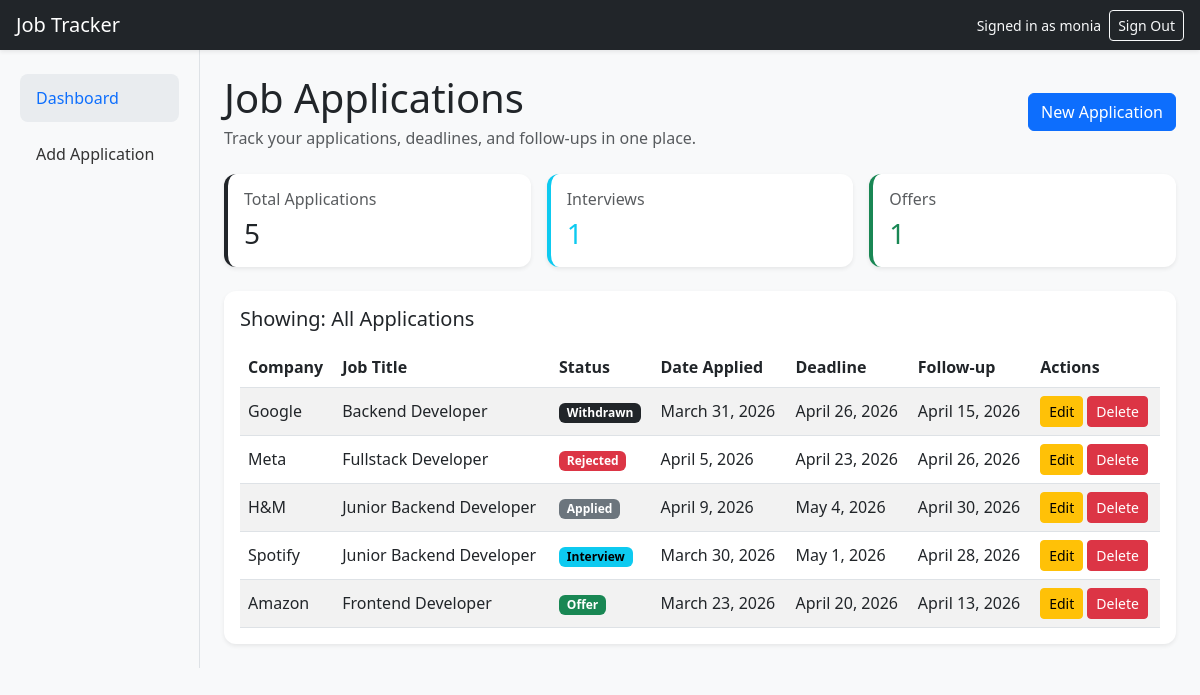
Page / (signed in) on the earlier database version.
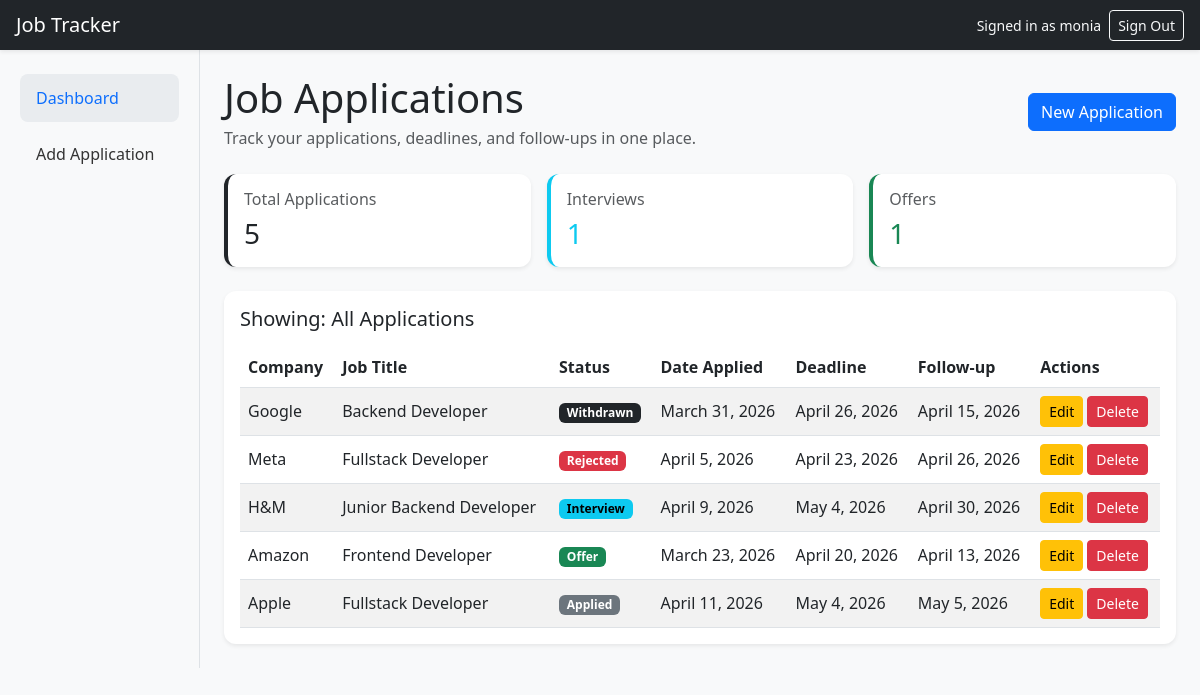
Same page on the later database version.
### tracker/models.py (models this page shows, shortened)
class JobApplication(models.Model):
    STATUS_CHOICES = [
        ("applied", "Applied"),
        ("interview", "Interview"),
        ("offer", "Offer"),
        ("rejected", "Rejected"),
        ("withdrawn", "Withdrawn"),
    ]
    user = models.ForeignKey(User, on_delete=models.CASCADE)
    company_name = models.CharField(max_length=100)
    job_title = models.CharField(max_length=100)
    status = models.CharField(
        max_length=20,
        choices=STATUS_CHOICES,
        default="applied",
    )
    date_applied = models.DateField()
    deadline = models.DateField(blank=True, null=True)
    follow_up_date = models.DateField(blank=True, null=True)
    contact_email = models.EmailField(blank=True)
    job_link = models.URLField(blank=True)
    notes = models.TextField(blank=True)

### tracker/views.py (the view)
# urls.py: path("", views.application_list, name="application_list"),
@login_required
def application_list(request):
    applications = JobApplication.objects.filter(user=request.user)
    status_filter = request.GET.get("status")
    if status_filter:
        applications = applications.filter(status=status_filter)
    stats = JobApplication.objects.filter(user=request.user).aggregate(
        total_applications=Count("id"),
        interview_count=Count("id", filter=Q(status="interview")),
        offer_count=Count("id", filter=Q(status="offer")),
    )
    return render(
        request,
        "tracker/application_list.html",
        {
            "applications": applications,
            "total_applications": stats["total_applications"],
            "interview_count": stats["interview_count"],
            "offer_count": stats["offer_count"],
            "status_filter": status_filter,
        },
    )

### tracker/templates/tracker/application_list.html
{% extends "tracker/base.html" %} {% block content %}
<div
  class="d-flex flex-column flex-sm-row justify-content-between align-items-start align-items-sm-center gap-3 mb-4"
>
  <div>
    <h1 class="mb-1">Job Applications</h1>
    <p class="text-muted mb-0">
      Track your applications, deadlines, and follow-ups in one place.
    </p>
  </div>
  <a href="{% url 'add_application' %}" class="btn btn-primary">
    New Application
  </a>
</div>
<div class="row g-3 mb-4">
  <div class="col-md-4">
    <a
      href="{% url 'application_list' %}"
      class="text-decoration-none text-dark"
    >
      <div
        class="card shadow-sm border-0 h-100 dashboard-card border-start border-4 border-dark"
      >
        <div class="card-body">
          <h6 class="text-muted mb-2">Total Applications</h6>
          <h3 class="mb-0 text-dark">{{ total_applications }}</h3>
        </div>
      </div>
    </a>
  </div>
  <div class="col-md-4">
    <a
      href="{% url 'application_list' %}?status=interview"
      class="text-decoration-none text-dark"
    >
      <div
        class="card shadow-sm border-0 h-100 dashboard-card border-start border-4 border-info"
      >
        <div class="card-body">
          <h6 class="text-muted mb-2">Interviews</h6>
          <h3 class="mb-0 text-info">{{ interview_count }}</h3>
        </div>
      </div>
    </a>
  </div>
  <div class="col-md-4">
    <a
      href="{% url 'application_list' %}?status=offer"
      class="text-decoration-none text-dark"
    >
      <div
        class="card shadow-sm border-0 h-100 dashboard-card border-start border-4 border-success"
      >
        <div class="card-body">
          <h6 class="text-muted mb-2">Offers</h6>
          <h3 class="mb-0 text-success">{{ offer_count }}</h3>
        </div>
      </div>
    </a>
  </div>
</div>
<div class="card shadow-sm border-0">
  <div class="card-body">
    {% if status_filter == "interview" %}
    <h5 class="mb-3">Showing: Interview Applications</h5>
    {% elif status_filter == "offer" %}
    <h5 class="mb-3">Showing: Offer Applications</h5>
    {% else %}
    <h5 class="mb-3">Showing: All Applications</h5>
    {% endif %} {% if applications %}
    <div class="table-responsive">
      <table class="table table-striped table-hover align-middle mb-0">
        <thead>
          <tr>
            <th>Company</th>
            <th>Job Title</th>
            <th>Status</th>
            <th>Date Applied</th>
            <th>Deadline</th>
            <th>Follow-up</th>
            <th>Actions</th>
          </tr>
        </thead>
        <tbody>
          {% for application in applications %}
          <tr>
            <td>{{ application.company_name }}</td>
            <td>{{ application.job_title }}</td>
            <td>
              {% if application.status == "applied" %}
              <span class="badge text-bg-secondary">Applied</span>
              {% elif application.status == "interview" %}
              <span class="badge text-bg-info">Interview</span>
              {% elif application.status == "offer" %}
              <span class="badge text-bg-success">Offer</span>
              {% elif application.status == "rejected" %}
              <span class="badge text-bg-danger">Rejected</span>
              {% else %}
              <span class="badge text-bg-dark">Withdrawn</span>
              {% endif %}
            </td>
            <td>{{ application.date_applied }}</td>
            <td>{{ application.deadline }}</td>
            <td>{{ application.follow_up_date }}</td>
            <td>
              <a
                href="{% url 'edit_application' application.pk %}"
                class="btn btn-sm btn-warning"
              >
                Edit
              </a>
              <a
                href="{% url 'delete_application' application.pk %}"
                class="btn btn-sm btn-danger"
              >
                Delete
              </a>
            </td>
          </tr>
          {% endfor %}
        </tbody>
      </table>
    </div>
    {% else %}
    <p class="mb-0">No job applications found for this filter.</p>
    {% endif %}
  </div>
</div>
{% endblock %}

### tracker/templates/tracker/base.html (shortened to what this page needs)
{% load static %}
<!doctype html>
<html lang="en">
  <head>
    <link
      href="https://cdn.jsdelivr.net/npm/bootstrap@5.3.0/dist/css/bootstrap.min.css"
      rel="stylesheet"
    />
    <link rel="stylesheet" href="{% static 'tracker/css/style.css' %}" />
  </head>
  <body>
    <nav class="navbar navbar-dark bg-dark px-3 shadow-sm">
      <span class="navbar-brand mb-0 h1">Job Tracker</span>
      <div class="d-flex align-items-center gap-2 auth-nav">
        {% if user.is_authenticated %}
        <span class="text-light small">Signed in as {{ user.username }}</span>
        <a
          class="btn btn-outline-light btn-sm"
          href="{% url 'account_logout' %}"
        >
          Sign Out
        </a>
        {% endif %}
      </div>
    </nav>
    <div class="container-fluid">
      <div class="row">
        <aside class="col-12 col-md-2 bg-light sidebar py-3 py-md-4 border-end">
          <ul class="nav flex-column px-2">
            <li class="nav-item mb-2">
              <a
                class="nav-link {% if request.resolver_match.url_name == 'application_list' %}active{% endif %}"
                href="{% url 'application_list' %}"
              >
                Dashboard
              </a>
            </li>
            {% if user.is_authenticated %}
            <li class="nav-item mb-2">
              <a
                class="nav-link {% if request.resolver_match.url_name == 'add_application' %}active{% endif %}"
                href="{% url 'add_application' %}"
              >
                Add Application
              </a>
            </li>
            {% endif %}
          </ul>
        </aside>
        <main class="col-12 col-md-10 p-3 p-md-4">
           {% block content %}{% endblock %}
        </main>
      </div>
    </div>
  </body>
</html>

### tracker/static/tracker/css/style.css (style rules this page uses)
body { background-color: #f8f9fa; overflow-x: hidden; }
.sidebar { background-color: #f8f9fa; }
.sidebar .nav-link { color: #333; font-weight: 500; border-radius: 0.5rem; padding: 0.75rem 1rem; }
.sidebar .nav-link.active { background-color: #e9ecef; color: #0d6efd; }
.card { border-radius: 0.75rem; }
table td, table th { vertical-align: middle; }
.dashboard-card { transition: all 0.2s ease; cursor: pointer; }
html, body { width: 100%; overflow-x: hidden; }

Differences in the rows shown:
removed JobApplication: company_name "Spotify", job_title "Junior Backend Developer", status "Interview", date_applied "March 30, 2026", deadline "May 1, 2026", follow_up_date "April 28, 2026"
changed JobApplication "Junior Backend Developer": status "Applied" → "Interview"
added JobApplication: company_name "Apple", job_title "Fullstack Developer", status "Applied", date_applied "April 11, 2026", deadline "May 4, 2026", follow_up_date "May 5, 2026"
